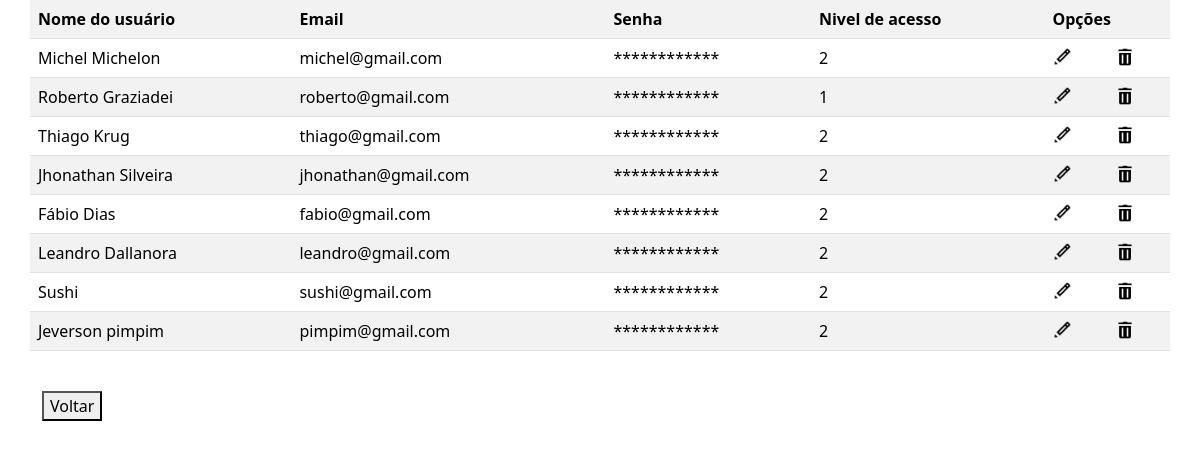
The page /crud/crud_usuario/listar.php (signed in) on the database its author committed.
### tables this page shows
CREATE TABLE IF NOT EXISTS `usuario` (
  `id_usuario` int NOT NULL AUTO_INCREMENT,
  `nome_usuario` varchar(255) NOT NULL,
  `email` varchar(200) NOT NULL,
  `senha` varchar(255) NOT NULL,
  `nivel` int NOT NULL,
  PRIMARY KEY (`id_usuario`)
);

### crud/crud_usuario/listar.php (the view, shortened to what this page needs)
<?php
echo "<link rel='stylesheet' href='../../css/bootstrap.min.css'>";
include('../../conecta.php');
$sql = "SELECT * FROM usuario";
$resultado = mysqli_query($conexao, $sql);
echo '<table class=" container table table-white table-striped">
<tr>
<th scope="col">Nome do usuário</th>
<th scope="col">Email</th>
<th scope="col">Senha</th>
<th scope="col">Nivel de acesso</th>
<th colspan=3>Opções</th>
</tr>';
while ($dados = mysqli_fetch_assoc($resultado)) {
    echo '<tr>';
    echo '<td>' . $dados['nome_usuario'] . '</td>';
    echo '<td>' . $dados['email'] . '</td>';
    echo '<td>' . '************' . '</td>';
    echo '<td>' . $dados['nivel'] . '</td>';
    echo '<td> <a href="formedit.php?email=' . $dados['email'] . '"> <img src="imagens/editar.png" width="20" height="20"> </a> </td>';
    echo '<td> <a href="excluir?email=' . $dados['email'] . '"> <img src="imagens/excluir.png" width="20" height="20"> </a> </td>';
    echo '</tr>';
}
echo '</table>' . "<br>";
echo '<div class="container"><a href="formcad.php"><button>Voltar</button></a></div>';

### rows shown on the page
usuario: nome_usuario "Michel Michelon", email "michel@gmail.com", nivel "2"
usuario: nome_usuario "Roberto Graziadei", email "roberto@gmail.com", nivel "1"
usuario: nome_usuario "Thiago Krug", email "thiago@gmail.com", nivel "2"
usuario: nome_usuario "Jhonathan Silveira", email "jhonathan@gmail.com", nivel "2"
usuario: nome_usuario "Fábio Dias", email "fabio@gmail.com", nivel "2"
usuario: nome_usuario "Leandro Dallanora", email "leandro@gmail.com", nivel "2"
usuario: nome_usuario "Sushi", email "sushi@gmail.com", nivel "2"
usuario: nome_usuario "Jeverson pimpim", email "pimpim@gmail.com", nivel "2"
